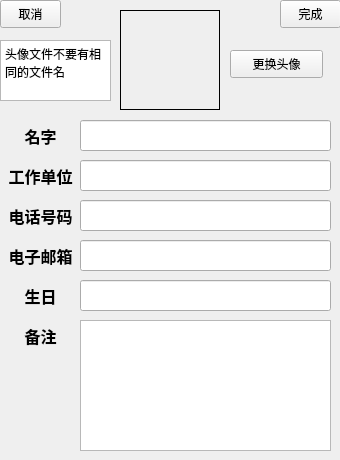
<?xml version="1.0" encoding="UTF-8"?>
<ui version="4.0">
 <class>AddFriends</class>
 <widget class="QWidget" name="AddFriends">
  <property name="geometry">
   <rect>
    <x>0</x>
    <y>0</y>
    <width>340</width>
    <height>460</height>
   </rect>
  </property>
  <property name="windowTitle">
   <string>Form</string>
  </property>
  <widget class="QLabel" name="label_FriendAvatar">
   <property name="geometry">
    <rect>
     <x>120</x>
     <y>10</y>
     <width>100</width>
     <height>100</height>
    </rect>
   </property>
   <property name="accessibleName">
    <string>更换联系人头像</string>
   </property>
   <property name="frameShape">
    <enum>QFrame::Panel</enum>
   </property>
   <property name="text">
    <string/>
   </property>
   <property name="scaledContents">
    <bool>true</bool>
   </property>
  </widget>
  <widget class="QLineEdit" name="lineEdit_name">
   <property name="geometry">
    <rect>
     <x>80</x>
     <y>120</y>
     <width>251</width>
     <height>31</height>
    </rect>
   </property>
   <property name="maxLength">
    <number>10</number>
   </property>
  </widget>
  <widget class="QLabel" name="label">
   <property name="geometry">
    <rect>
     <x>0</x>
     <y>120</y>
     <width>81</width>
     <height>31</height>
    </rect>
   </property>
   <property name="font">
    <font>
     <pointsize>12</pointsize>
     <weight>75</weight>
     <bold>true</bold>
    </font>
   </property>
   <property name="text">
    <string>名字</string>
   </property>
   <property name="alignment">
    <set>Qt::AlignCenter</set>
   </property>
  </widget>
  <widget class="QLabel" name="label_2">
   <property name="geometry">
    <rect>
     <x>0</x>
     <y>160</y>
     <width>81</width>
     <height>31</height>
    </rect>
   </property>
   <property name="font">
    <font>
     <pointsize>12</pointsize>
     <weight>75</weight>
     <bold>true</bold>
    </font>
   </property>
   <property name="text">
    <string>工作单位</string>
   </property>
   <property name="alignment">
    <set>Qt::AlignCenter</set>
   </property>
  </widget>
  <widget class="QLineEdit" name="lineEdit_workpalce">
   <property name="geometry">
    <rect>
     <x>80</x>
     <y>160</y>
     <width>251</width>
     <height>31</height>
    </rect>
   </property>
   <property name="maxLength">
    <number>16</number>
   </property>
  </widget>
  <widget class="QLabel" name="label_3">
   <property name="geometry">
    <rect>
     <x>0</x>
     <y>200</y>
     <width>81</width>
     <height>31</height>
    </rect>
   </property>
   <property name="font">
    <font>
     <pointsize>12</pointsize>
     <weight>75</weight>
     <bold>true</bold>
    </font>
   </property>
   <property name="text">
    <string>电话号码</string>
   </property>
   <property name="alignment">
    <set>Qt::AlignCenter</set>
   </property>
  </widget>
  <widget class="QLineEdit" name="lineEdit_phonenumber">
   <property name="geometry">
    <rect>
     <x>80</x>
     <y>200</y>
     <width>251</width>
     <height>31</height>
    </rect>
   </property>
   <property name="maxLength">
    <number>11</number>
   </property>
  </widget>
  <widget class="QLabel" name="label_4">
   <property name="geometry">
    <rect>
     <x>0</x>
     <y>240</y>
     <width>81</width>
     <height>31</height>
    </rect>
   </property>
   <property name="font">
    <font>
     <pointsize>12</pointsize>
     <weight>75</weight>
     <bold>true</bold>
    </font>
   </property>
   <property name="text">
    <string>电子邮箱</string>
   </property>
   <property name="alignment">
    <set>Qt::AlignCenter</set>
   </property>
  </widget>
  <widget class="QLineEdit" name="lineEdit_email">
   <property name="geometry">
    <rect>
     <x>80</x>
     <y>240</y>
     <width>251</width>
     <height>31</height>
    </rect>
   </property>
   <property name="maxLength">
    <number>20</number>
   </property>
  </widget>
  <widget class="QLabel" name="label_5">
   <property name="geometry">
    <rect>
     <x>0</x>
     <y>280</y>
     <width>81</width>
     <height>31</height>
    </rect>
   </property>
   <property name="font">
    <font>
     <pointsize>12</pointsize>
     <weight>75</weight>
     <bold>true</bold>
    </font>
   </property>
   <property name="text">
    <string>生日</string>
   </property>
   <property name="alignment">
    <set>Qt::AlignCenter</set>
   </property>
  </widget>
  <widget class="QLineEdit" name="lineEdit_birthday">
   <property name="geometry">
    <rect>
     <x>80</x>
     <y>280</y>
     <width>251</width>
     <height>31</height>
    </rect>
   </property>
   <property name="maxLength">
    <number>11</number>
   </property>
  </widget>
  <widget class="QLabel" name="label_6">
   <property name="geometry">
    <rect>
     <x>0</x>
     <y>320</y>
     <width>81</width>
     <height>31</height>
    </rect>
   </property>
   <property name="font">
    <font>
     <pointsize>12</pointsize>
     <weight>75</weight>
     <bold>true</bold>
    </font>
   </property>
   <property name="text">
    <string>备注</string>
   </property>
   <property name="alignment">
    <set>Qt::AlignCenter</set>
   </property>
  </widget>
  <widget class="QTextEdit" name="textEdit_remark">
   <property name="geometry">
    <rect>
     <x>80</x>
     <y>320</y>
     <width>251</width>
     <height>131</height>
    </rect>
   </property>
  </widget>
  <widget class="QPushButton" name="btn_cancel">
   <property name="geometry">
    <rect>
     <x>0</x>
     <y>0</y>
     <width>61</width>
     <height>28</height>
    </rect>
   </property>
   <property name="text">
    <string>取消</string>
   </property>
  </widget>
  <widget class="QPushButton" name="btn_complete">
   <property name="geometry">
    <rect>
     <x>280</x>
     <y>0</y>
     <width>61</width>
     <height>28</height>
    </rect>
   </property>
   <property name="text">
    <string>完成</string>
   </property>
  </widget>
  <widget class="QPushButton" name="btn_changeavatar">
   <property name="geometry">
    <rect>
     <x>230</x>
     <y>50</y>
     <width>93</width>
     <height>28</height>
    </rect>
   </property>
   <property name="text">
    <string>更换头像</string>
   </property>
  </widget>
  <widget class="QTextEdit" name="textEdit">
   <property name="geometry">
    <rect>
     <x>0</x>
     <y>40</y>
     <width>111</width>
     <height>61</height>
    </rect>
   </property>
   <property name="readOnly">
    <bool>true</bool>
   </property>
   <property name="html">
    <string>&lt;!DOCTYPE HTML PUBLIC &quot;-//W3C//DTD HTML 4.0//EN&quot; &quot;http://www.w3.org/TR/REC-html40/strict.dtd&quot;&gt;
&lt;html&gt;&lt;head&gt;&lt;meta name=&quot;qrichtext&quot; content=&quot;1&quot; /&gt;&lt;style type=&quot;text/css&quot;&gt;
p, li { white-space: pre-wrap; }
&lt;/style&gt;&lt;/head&gt;&lt;body style=&quot; font-family:'SimSun'; font-size:9pt; font-weight:400; font-style:normal;&quot;&gt;
&lt;p style=&quot; margin-top:0px; margin-bottom:0px; margin-left:0px; margin-right:0px; -qt-block-indent:0; text-indent:0px;&quot;&gt;头像文件不要有相同的文件名&lt;/p&gt;&lt;/body&gt;&lt;/html&gt;</string>
   </property>
  </widget>
 </widget>
 <resources/>
 <connections/>
</ui>
